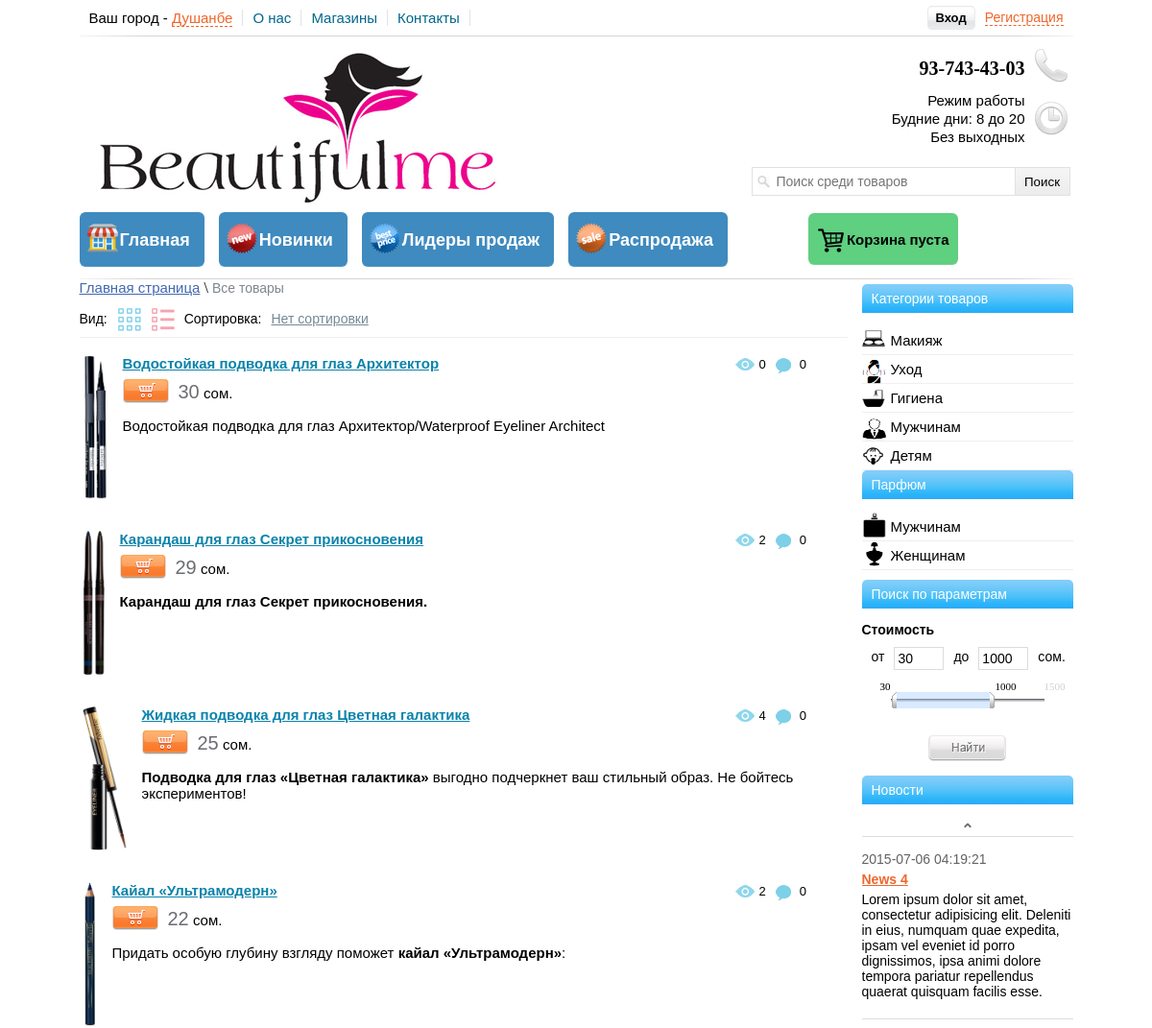
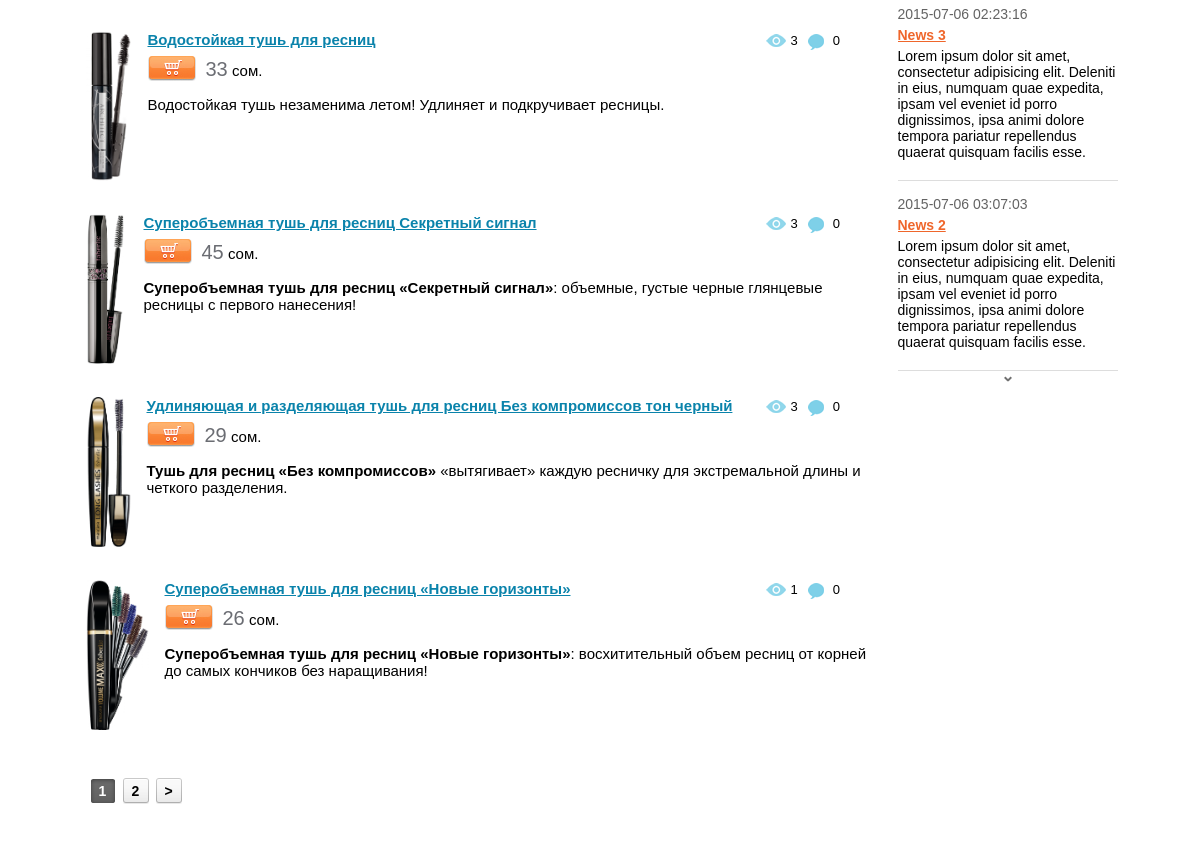
The app's page /view_cat.php?type=makeup (upper part), older data (2 pictures, top to bottom).
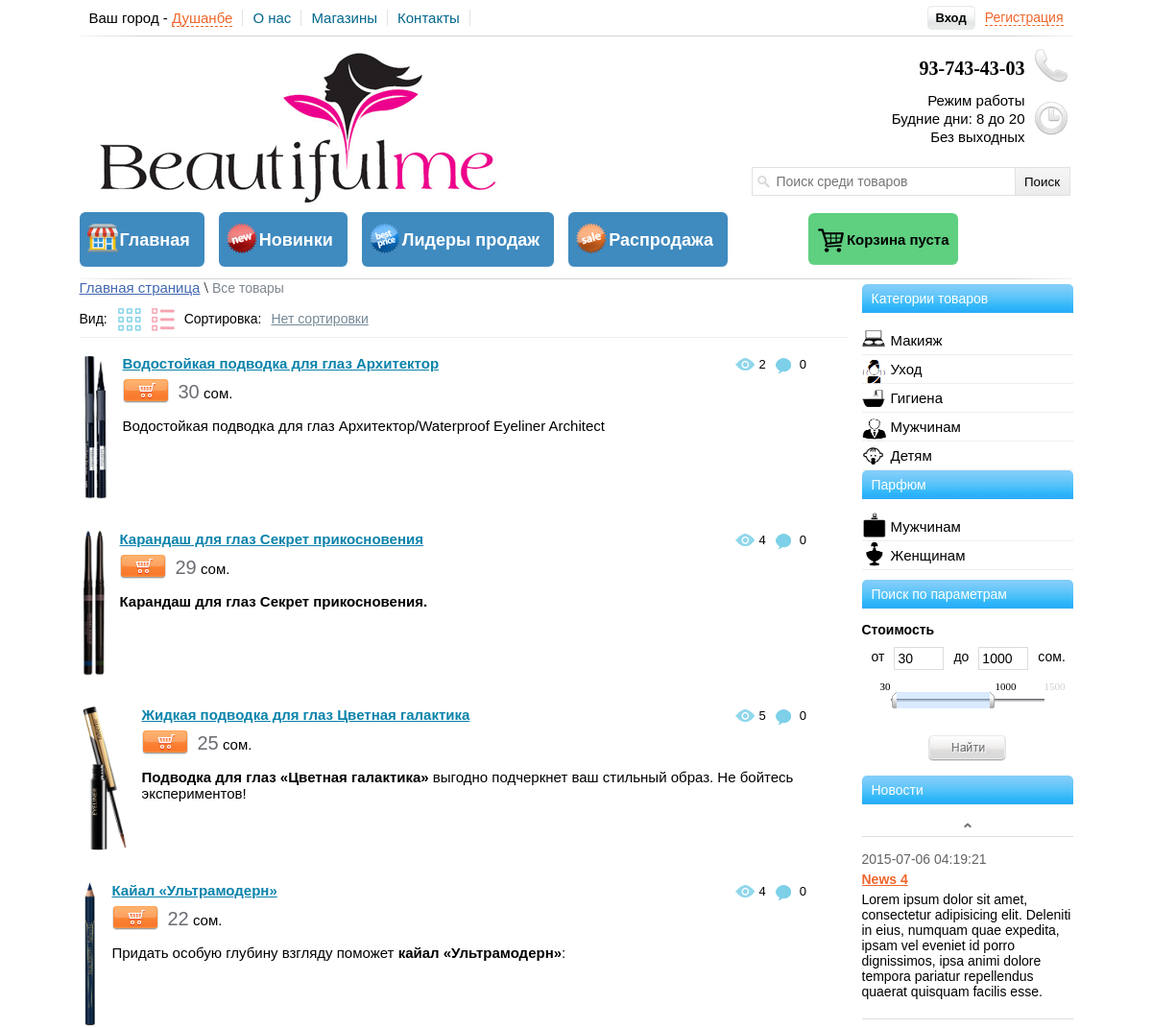
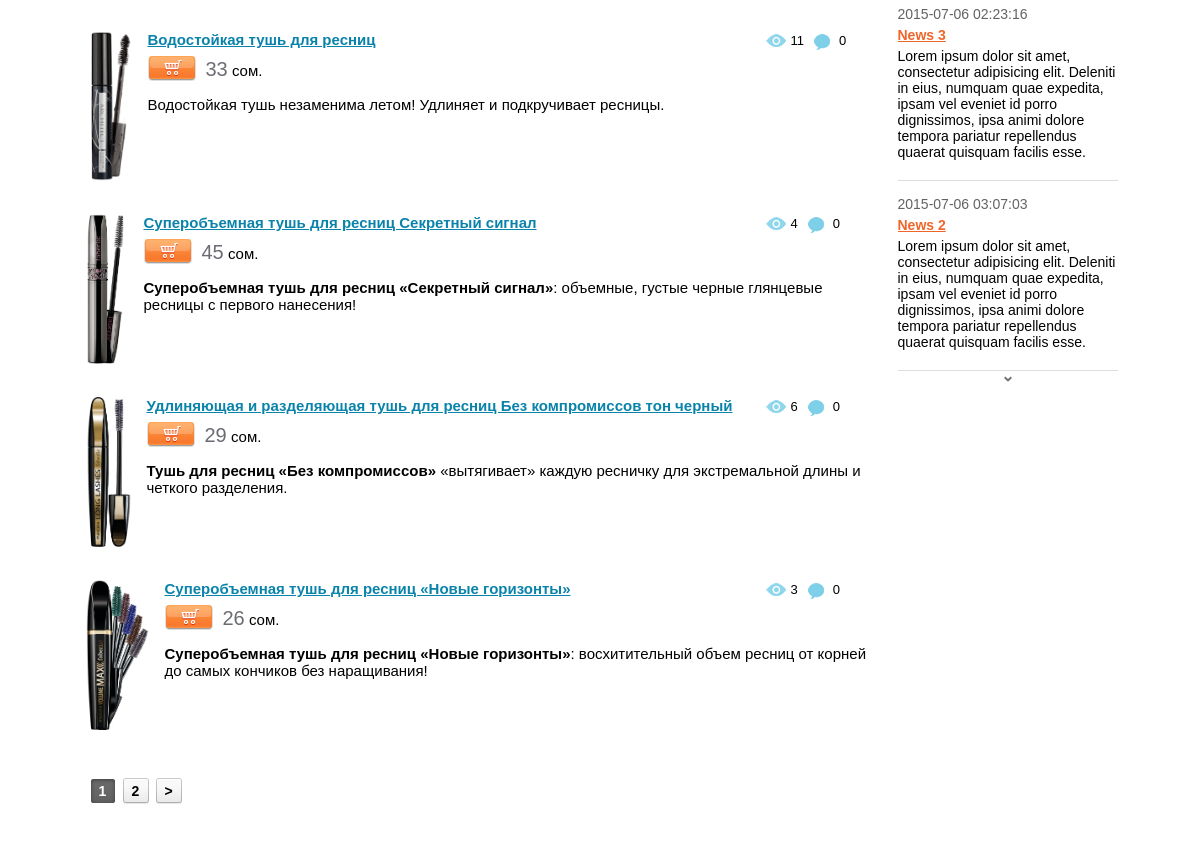
The same page, newer data (2 pictures, top to bottom).
### tables this page shows
CREATE TABLE IF NOT EXISTS `table_products` (
  `products_id` int(11) NOT NULL,
  `title` varchar(255) NOT NULL,
  `price` int(11) NOT NULL,
  `brand` varchar(255) NOT NULL,
  `seo_words` text NOT NULL,
  `seo_description` text NOT NULL,
  `mini_description` text NOT NULL,
  `mini_features` text NOT NULL,
  `image` varchar(255) NOT NULL,
  `image_large` varchar(255) NOT NULL,
  `description` text NOT NULL,
  `features` text NOT NULL,
  `how_to_use` text NOT NULL,
  `datetime` datetime NOT NULL,
  `new` int(11) NOT NULL DEFAULT '0',
  `leader` int(11) NOT NULL DEFAULT '0',
  `sale` int(11) NOT NULL DEFAULT '0',
  `visible` int(11) NOT NULL DEFAULT '0',
  `count` int(11) NOT NULL DEFAULT '0',
  `type_tovara` varchar(255) NOT NULL,
  `brand_id` int(11) NOT NULL,
  `yes_like` int(11) NOT NULL DEFAULT '1',
  `short_title` varchar(50) NOT NULL
);

### functions/functions.php (called while the page is built, shortened)
<?php
	function clear_string($cl_str)
	{
	$cl_str = strip_tags($cl_str);
	$cl_str = mysql_real_escape_string($cl_str);
	$cl_str = trim($cl_str);
	return $cl_str;
	}
function group_numerals($int){
		switch (strlen($int)) {
		default:
		$price = $int;
		break;
	}
	return $price;
}
 ?>

### view_cat.php (the view, shortened to what the changed rows need)
<?php
	include 'include/db_connect.php';
	include 'functions/functions.php';
	$cat = clear_string($_GET["cat"]);
	$type = clear_string($_GET["type"]);
	$sorting = $_GET["sort"];
		switch($sorting)
		{
			default:
			$sorting = 'products_id DESC';
			break;
		}
?>
<!DOCTYPE html>
<html>
<head>
	<link rel="stylesheet" href="css/reset.css">
	<link rel="stylesheet" href="css/style.css">
	<link rel="stylesheet" href="trackbar/trackbar.css">
</head>
<body>
<div id="block-body">
		<div id="block-content">
			<?php
				if (!empty($cat) && !empty($type))
				{
					$querycat = "AND brand = '$cat' AND type_tovara = '$type'";
					$catlink = "cat=$cat&";
				}else
				{
					if (!empty($type))
					{
						$querycat = "AND type_tovara = '$type'";
					}else
					{
						$querycat = "";
					}
				}
	$num = 8;
	$page = (int)$_GET['page'];
	$count = mysql_query("SELECT COUNT(*) FROM table_products WHERE visible = '1' $querycat",$link);
	$temp = mysql_fetch_array($count);
	If ($temp[0] > 0)
	{
	$page = intval($page);
	if(empty($page) or $page < 0) $page = 1;
	$start = $page * $num - $num;
	$qury_start_num_grid = " LIMIT $start, $num";
	}
				$result = mysql_query("SELECT * FROM table_products WHERE visible = '1' $querycat ORDER BY $sorting $qury_start_num_grid",$link);
				if (mysql_num_rows($result) > 0)
				{
					$row = mysql_fetch_array($result);
					do
					{
					if ($row["image"] != "" && file_exists("./upload_images/".$row["image"]))
						{
						$img_path = './upload_images/'.$row["image"];
						$max_width = 200;
						$max_height = 200;
						 list($width, $height) = getimagesize($img_path);
						$ratioh = $max_height/$height;
						$ratiow = $max_width/$width;
						$ratio = min($ratioh, $ratiow);
						$width = intval($ratio*$width);
						$height = intval($ratio*$height);
						}else
						{
						$img_path = "/images/no-image.png";
						$width = 110;
						$height = 200;
						}
					}
						while($row = mysql_fetch_array($result));
			 ?>
			 	<ul id="block-tovar-list">
			<?php
				$num = 8;
	$page = (int)$_GET['page'];
	$count = mysql_query("SELECT COUNT(*) FROM table_products WHERE visible = '1' $querycat",$link);
	$temp = mysql_fetch_array($count);
	If ($temp[0] > 0)
	{
	$page = intval($page);
	if(empty($page) or $page < 0) $page = 1;
	$start = $page * $num - $num;
	$qury_start_num_list = " LIMIT $start, $num";
}
				$result = mysql_query("SELECT * FROM table_products WHERE visible = '1' $querycat ORDER BY $sorting $qury_start_num_list",$link);
				if (mysql_num_rows($result) > 0)
				{
					$row = mysql_fetch_array($result);
					do
					{
					if ($row["image"] != "" && file_exists("./upload_images/".$row["image"]))
						{
						$img_path = './upload_images/'.$row["image"];
						$max_width = 150;
						$max_height = 150;
						 list($width, $height) = getimagesize($img_path);
						$ratioh = $max_height/$height;
						$ratiow = $max_width/$width;
						$ratio = min($ratioh, $ratiow);
						$width = intval($ratio*$width);
						$height = intval($ratio*$height);
						}else
						{
						$img_path = "/images/noimages80x70.png";
						$width = 80;
						$height = 70;
						}
				$query_reviews = mysql_query("SELECT * FROM table_reviews WHERE products_id = '{$row["products_id"]}' AND moderate='1'",$link);
				$count_reviews = mysql_num_rows($query_reviews);
						echo '
								<li>
									<div class="block-images-list">
										<img src="'.$img_path.'" width="'.$width.'" height="'.$height.'">
									</div>
									<ul class="reviews-and-counts-list">
										<li><img src="/images/eye-icon.png"><p>'.$row["count"].'</p></li>
										<li><img src="/images/comment-icon.png"><p>'.$count_reviews.'</p></li>
									</ul>
									<p class="style-title-list"><a href="view_content.php?id='.$row["products_id"].'">'.$row["title"].'</a></p>
									<a class="add-cart-style-list" tid="'.$row["products_id"].'"></a>
									<p class="style-price-list"><strong>'.group_numerals($row["price"]).'</strong> сом.</p>
									<div class="style-text-list">'.$row["mini_description"].'</div>
								</li>
							';
					}
						while($row = mysql_fetch_array($result));
				}
			}else
				{
					echo '<h3>Категория не доступна или не создана!</h3>';
				}
						echo '</ul>';
			?>
		</div>
</div>
</body>
</html>

Row changes from the older to the newer data that the page shows:
changed table_products "Водостойкая подводка для глаз Архитектор": count "0" → "2"
changed table_products "Карандаш для глаз Секрет прикосновения": count "2" → "4"
changed table_products "Жидкая подводка для глаз Цветная галактика": count "4" → "5"
changed table_products "Кайал «Ультрамодерн»": count "2" → "4"
changed table_products "Водостойкая тушь для ресниц": count "3" → "11"
changed table_products "Суперобъемная тушь для ресниц Секретный сигнал": count "3" → "4"
changed table_products "Удлиняющая и разделяющая тушь для ресниц Без компромиссов тон черный": count "3" → "6"
changed table_products "Суперобъемная тушь для ресниц «Новые горизонты»": count "1" → "3"
